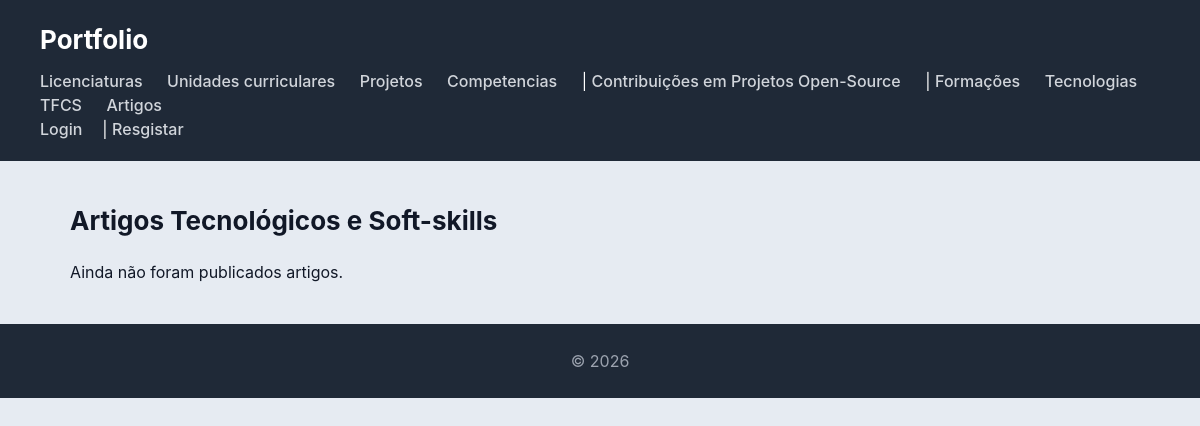
Page /artigos/ on the earlier database version.
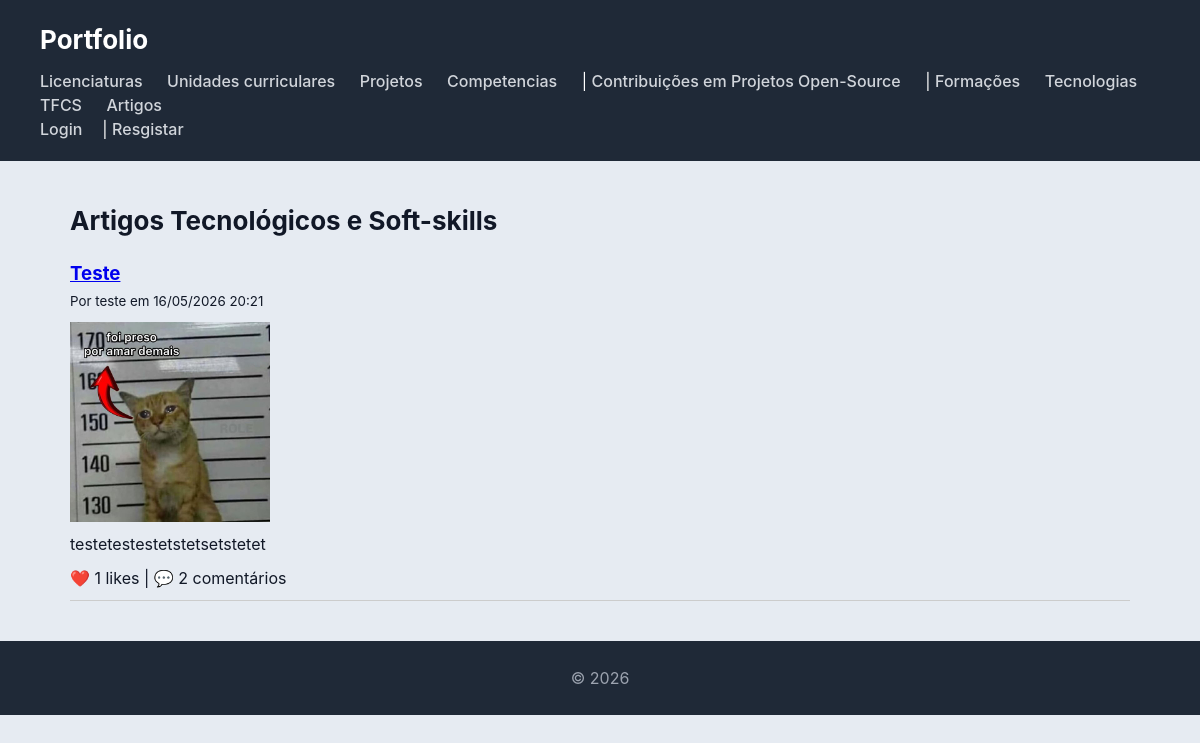
Same page on the later database version.
### artigos/models.py (models this page shows, shortened)
class Artigo(models.Model):
    titulo = models.CharField(max_length=200)
    texto = models.TextField()
    fotografia = models.ImageField(upload_to='artigos/', blank=True, null=True)
    link_externo = models.URLField(blank=True, null=True)
    data_criacao = models.DateTimeField(auto_now_add=True)
    autor = models.ForeignKey(User, on_delete=models.CASCADE, related_name='artigos')
    likes = models.ManyToManyField(User, related_name='artigos_curtidos', blank=True)
    def total_likes(self):
        return self.likes.count()

### artigos/views.py (the view)
# urls.py: path('', views.lista_artigos, name='lista_artigos'),
def lista_artigos(request):
    artigos = Artigo.objects.all().order_by('-data_criacao')
    return render(request, 'artigos/lista_artigos.html', {'artigos': artigos})

### artigos/templates/artigos/lista_artigos.html (shortened to what this page needs)
{% extends 'portfolio/base.html' %}
{% block content %}
    <div style="display: flex; justify-content: space-between; align-items: center;">
        <h2>Artigos Tecnológicos e Soft-skills</h2>
    </div>
    {% if artigos %}
        <div class="artigos-lista">
            {% for artigo in artigos %}
                <article class="artigo-item" style="border-bottom: 1px solid #ccc; margin-bottom: 20px; padding-bottom: 10px;">
                    <h3><a href="{% url 'detalhe_artigo' artigo.id %}">{{ artigo.titulo }}</a></h3>
                    <p><small>Por {{ artigo.autor.username }} em {{ artigo.data_criacao|date:"d/m/Y H:i" }}</small></p>
                    {% if artigo.fotografia %}
                        <img src="{{ artigo.fotografia.url }}" alt="{{ artigo.titulo }}" style="max-width: 200px; display: block; margin: 10px 0;">
                    {% endif %}
                    <div class="artigo-resumo">
                        {{ artigo.texto|truncatewords:30 }}
                    </div>
                    <div style="margin-top: 10px;">
                        <span>❤️ {{ artigo.total_likes }} likes</span> |
                        <span>💬 {{ artigo.comentarios.count }} comentários</span>
                    </div>
                </article>
            {% endfor %}
        </div>
    {% else %}
        <p>Ainda não foram publicados artigos.</p>
    {% endif %}
{% endblock %}

### portfolio/templates/portfolio/base.html (shortened to what this page needs)
<!DOCTYPE html>
<html lang="pt">
<head>
    {% load static %}
    <link rel="stylesheet" href="{% static 'portfolio/styles.css' %}">
</head>
<body>
    <header>
        <h1>Portfolio</h1>
        <nav>
            <a href="{% url 'licenciaturas' %}">Licenciaturas</a>
            <a href="{% url 'ucs' %}">Unidades curriculares</a>
            <a href="{% url 'projetos' %}">Projetos</a>
            <a href="{% url 'competencias' %}">Competencias</a> |
            <a href="{% url 'contribuicoes' %}">Contribuições em Projetos Open-Source</a> |
            <a href="{% url 'formacoes' %}">Formações</a>
            <a href="{% url 'tecnologias' %}">Tecnologias</a>
            <a href="{% url 'tfcs' %}">TFCS</a>
            <a href="{% url 'lista_artigos' %}">Artigos</a>
            {% if request.user.is_authenticated %}
                <p>Olá, {{ request.user.username }}</p>
                <a href="{% url 'logout' %}" style="padding: 10px">Logout</a>
            {% else %}
                <br>
                <p><a href="{% url 'login' %}">Login</a>|       <a href="{% url 'registo'%}">Resgistar</a></p>
            {% endif %}
        </nav>
    </header>
    <main>
        {% block content %}{% endblock %}
    </main>
    <footer>
        <p>&copy; 2026</p>
    </footer>
</body>
</html>

### portfolio/static/portfolio/styles.css (style rules this page uses)
* { box-sizing: border-box; margin: 0; padding: 0; }
body { font-family: "Inter", "Segoe UI", system-ui, -apple-system, sans-serif; background: #e6ebf2; color: #111827; line-height: 1.5; }
body > header { background: #1f2937; color: white; padding: 20px 40px; }
body > header h1 { font-size: 26px; }
body > header nav { margin-top: 10px; }
body > header nav a { color: #d1d5db; margin-right: 20px; text-decoration: none; font-weight: 500; }
main { max-width: 1100px; margin: 40px auto; padding: 0 20px; }
h2 { margin-bottom: 20px; font-size: 26px; }
footer { text-align: center; padding: 25px; background: #1f2937; color: #9ca3af; margin-top: 40px; }

Differences in the rows shown:
added Artigo: titulo "Teste", autor.username "teste", data_criacao "16/05/2026 20:21", fotografia (picture), texto "testetestestetstetsetstetet", total_likes "1", comentarios.count "2"
Other differences:
text no longer shown: "Ainda não foram publicados artigos."
